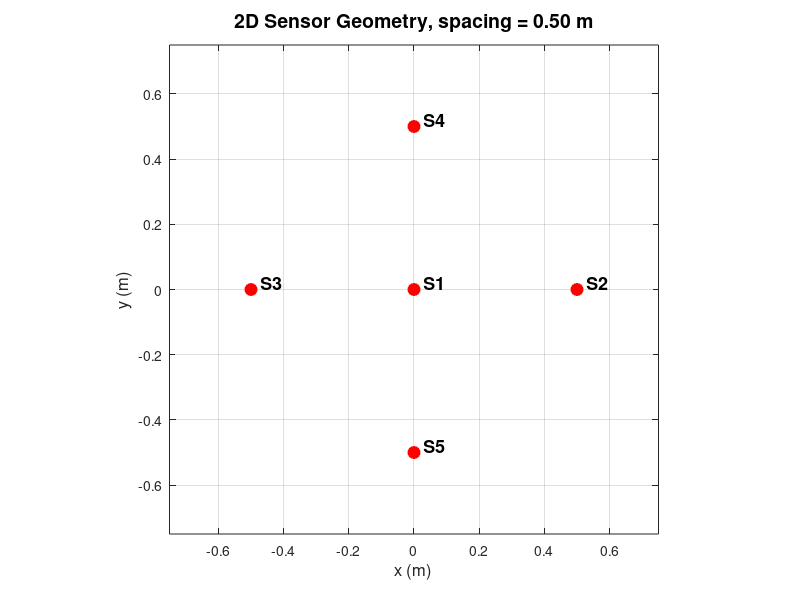

Write MATLAB code to recreate this figure. (Note: this script raises an error after producing the figure.)
%% 2D TDOA 定位誤差百分比熱力圖 (yn_TDOA 核心 + PRR 量化 + 新五大級距)
% 架構特色：
% 1. 演算法核心：採用 yn_TDOA 邏輯（無 LLS 線性預估、初始點固定為感測器幾何質心 p0）。
% 2. 空間維度：2D 平面，5 顆探頭呈十字形分佈（中央 S1 置於原點，其餘向外延伸 0.5m）。
% 3. 硬體限制：加入使用者自訂系統取樣率 (PRR_Hz)，模擬真實硬體的時間量化誤差。
% 4. 視覺化級距：全新五大誤差百分比分級 (<1%, 1-5%, 5-10%, 10-20%, >20%)。

clear; clc; close all;

%% ============================================================
% 1. 感測器配置與環境參數設定 (單位：公尺)
% ============================================================
sensors = [
     0.0,  0.0;   % S1, 參考感測器 (置於原點)
     0.5,  0.0;   % S2 (沿 +X 軸延展 0.5m)
    -0.5,  0.0;   % S3 (沿 -X 軸延展 0.5m)
     0.0,  0.5;   % S4 (沿 +Y 軸延展 0.5m)
     0.0, -0.5    % S5 (沿 -Y 軸延展 0.5m)
];

refIndex = 1;
c = 343.0;        % 聲速 (m/s)

sensor_plot_filename = 'sensor_geometry.png';   % 探頭位置圖輸出檔名

% 透過 mean 計算出固定的初始猜測點 p0，稍微偏移 1 毫米 (0.001m)，避開原點奇異點
p0 = mean(sensors, 1)' + [0.001; 0.001];

%% ============================================================
% 額外輸出：2D 探頭位置圖
% ============================================================

figure('Color', 'w', 'Position', [200, 120, 800, 650]);
hold on; grid on; box on; axis equal;

% 繪製探頭位置
plot(sensors(:,1), sensors(:,2), 'ro', ...
    'MarkerFaceColor', 'r', ...
    'MarkerSize', 8, ...
    'LineWidth', 1.5);

% 標記 S1, S2, S3...
for k = 1:size(sensors, 1)
    text(sensors(k,1) + 0.03, sensors(k,2) + 0.02, ...
        sprintf('S%d', k), ...
        'FontSize', 13, ...
        'FontWeight', 'bold', ...
        'Color', 'k');
end

% 自動設定座標範圍
max_range = max(abs(sensors(:))) + 0.25;
xlim([-max_range, max_range]);
ylim([-max_range, max_range]);

xlabel('x (m)', 'FontSize', 12);
ylabel('y (m)', 'FontSize', 12);

% 取得探頭間距，這裡用 S1 到 S2 的距離
spacing_m = norm(sensors(2,:) - sensors(1,:));

title(sprintf('2D Sensor Geometry, spacing = %.2f m', spacing_m), ...
    'FontSize', 14, ...
    'FontWeight', 'bold');

% 儲存圖片
exportgraphics(gcf, sensor_plot_filename, 'Resolution', 300);

hold off;

%% ============================================================
% 2. 使用者互動輸入與網格建立
% ============================================================
area_side_m = input('請輸入定位範圍總邊長 (單位:公尺, 例如 100 或 200): ');
grid_spacing_m = input('請輸入格線間距 (單位:公尺, 例如 1 或 5): ');
PRR_Hz = input('請輸入系統取樣率 PRR (單位:Hz, 例如 20000 或 100000): ');

if isempty(area_side_m) || area_side_m <= 0, area_side_m = 200; end
if isempty(grid_spacing_m) || grid_spacing_m <= 0, grid_spacing_m = 5; end
if isempty(PRR_Hz) || PRR_Hz <= 0, PRR_Hz = 20000; end

half_side = area_side_m / 2;
xCenters = -half_side:grid_spacing_m:half_side;
yCenters = -half_side:grid_spacing_m:half_side;
[X_mesh, Y_mesh] = meshgrid(xCenters, yCenters);

errorPercentMap = zeros(size(X_mesh)); % 儲存每個網格點的誤差百分比

% 優化器參數設定 (Levenberg-Marquardt 演算法)
options = optimoptions('lsqnonlin', 'Display', 'none', 'Algorithm', 'levenberg-marquardt');

%% ============================================================
% 3. 進入熱力圖網格掃描
% ============================================================
total_points = numel(X_mesh);
fprintf('開始進行 TDOA 網格熱力圖掃描，總計點數：%d ...\n', total_points);

tic; % 開始計時
for i = 1:size(X_mesh, 1)
    for j = 1:size(X_mesh, 2)
        % 當前網格點的真實聲源位置
        true_x = X_mesh(i, j);
        true_y = Y_mesh(i, j);
        true_pos = [true_x; true_y];
        
        % ----------------------------------------------------
        % 正向模擬：計算理論 TOA 並引入 PRR 時間量化誤差
        % ----------------------------------------------------
        % 到各感測器的理論距離與到達時間 (TOA)
        distances = sqrt(sum((sensors - true_pos').^2, 2));
        trueArrivalTimes = distances / c;
        
        % 模擬硬體取樣率造成的量化誤差 (Quantization)
        quantizedArrivalTimes = round(trueArrivalTimes * PRR_Hz) / PRR_Hz;
        
        % 計算以 S1 為基準的時間差 TDOA 與距離差 d
        tdoa = quantizedArrivalTimes;
        tdoa(refIndex) = [];
        tdoa = tdoa - quantizedArrivalTimes(refIndex);
        d = c * tdoa;
        
        % ----------------------------------------------------
        % 逆向定位：使用 yn_TDOA 的核心架構求解
        % ----------------------------------------------------
        % 沒有 LLS 預估，每一次都固定從幾何質心 p0 = [0; 0] 出發
        [estimated_pos, ~] = lsqnonlin(@(p) tdoa_residuals_2d(p, sensors, d), p0, [], [], options);
        
        % ----------------------------------------------------
        % 誤差計算與百分比處理
        % ----------------------------------------------------
        % 計算 2D 幾何定位誤差 (公尺)
        error_m = sqrt(sum((estimated_pos - true_pos).^2));
        
        % 計算聲源到原點的真實距離 (用於計算百分比)
        true_dist_from_origin = sqrt(true_x^2 + true_y^2);
        
        if true_dist_from_origin < 1e-5
            error_percent = 0; % 原點處不計算除以零
        else
            error_percent = (error_m / true_dist_from_origin) * 100;
        end
        
        errorPercentMap(i, j) = error_percent;
    end
end
toc; % 結束計時

%% ============================================================
% 4. 誤差百分比分級 (全新指定的五大級距)
% ============================================================
classMap = zeros(size(errorPercentMap));
classMap(errorPercentMap < 1) = 1;                                 % 級別 1: <1%
classMap(errorPercentMap >= 1 & errorPercentMap < 5) = 2;          % 級別 2: 1 ~ 5%
classMap(errorPercentMap >= 5 & errorPercentMap < 10) = 3;         % 級別 3: 5 ~ 10%
classMap(errorPercentMap >= 10 & errorPercentMap < 20) = 4;        % 級別 4: 10 ~ 20%
classMap(errorPercentMap >= 20) = 5;                               % 級別 5: >20%

%% ============================================================
% 5. 熱力圖結果視覺化
% ============================================================
figure('Color', 'w', 'Position', [150, 120, 800, 650]);

% 繪製級距圖像
imageHandle = imagesc(xCenters, yCenters, classMap);
set(imageHandle, 'AlphaData', ~isnan(classMap));
set(gca, 'YDir', 'normal');
axis equal; axis tight; grid on; box on;

% 動態調整主要與次要網格線（維持畫面美觀與精準度）
ax = gca;
tick_step = half_side / 2;
ax.XTick = -half_side:tick_step:half_side;
ax.YTick = -half_side:tick_step:half_side;

ax.XMinorGrid = 'on';
ax.YMinorGrid = 'on';
ax.XAxis.MinorTickValues = -half_side:grid_spacing_m:half_side;
ax.YAxis.MinorTickValues = -half_side:grid_spacing_m:half_side;

% 套用經典 5 色 Colormap (由冷色到暖色，凸顯誤差嚴重性)
colormap([
    0.00, 0.45, 0.74;   % 級別 1: <1% (深藍 - 極準確)
    0.47, 0.67, 0.19;   % 級別 2: 1 ~ 5% (綠色 - 良好)
    0.93, 0.69, 0.13;   % 級別 3: 5 ~ 10% (黃色 - 輕微偏差)
    0.85, 0.33, 0.10;   % 級別 4: 10 ~ 20% (橘色 - 明顯誤差)
    0.49, 0.18, 0.56    % 級別 5: >20% (紫色 - 嚴重發散)
]);
caxis([0.5, 5.5]);

% 色標 TickLabels 渲染
cb = colorbar;
cb.Ticks = 1:5;
labelDash = char(8211);
cb.TickLabels = { ...
    '<5%', ...
    ['5' labelDash '10%'], ...
    ['10' labelDash '20%'], ...
    ['20' labelDash '100%'], ...
    '>100%' ...
};
ylabel(cb, '定位誤差百分比 (Error %)', 'FontSize', 11, 'FontWeight', 'bold');

hold on;

% 繪製 5 顆感測器位置
plot(sensors(:,1), sensors(:,2), 'ko', 'MarkerFaceColor', 'w', 'MarkerSize', 8, 'LineWidth', 2);

% 圖表標題與標籤
xlabel('X 軸位置 (公尺)', 'FontSize', 11);
ylabel('Y 軸位置 (公尺)', 'FontSize', 11);
title_str = sprintf('2D TDOA 誤差百分比熱力圖\n 範圍: %d m x %d m  |  PRR: %d Hz', area_side_m, area_side_m, PRR_Hz);
title(title_str, 'FontSize', 12, 'FontWeight', 'bold');

hold off;

%% ============================================================
% 6. 輔助子函數：2D TDOA 殘差計算 (Local Function)
% ============================================================
function res = tdoa_residuals_2d(p, sensors, d)
    % p: [x; y] 估計的聲源位置 (米)
    % sensors: Nx2 感測器位置矩陣 (米)
    % d: (N-1)x1 到達距離差矩陣 (米)
    x = p(1); y = p(2);
    
    % 到參考感測器 S1 的距離
    r0 = sqrt((x - sensors(1,1))^2 + (y - sensors(1,2))^2);
    res = zeros(length(d), 1);
    
    % 計算其餘感測器相對於 S1 的殘差
    for k = 2:size(sensors, 1)
        rk = sqrt((x - sensors(k,1))^2 + (y - sensors(k,2))^2);
        res(k-1) = rk - r0 - d(k-1); 
    end
end
